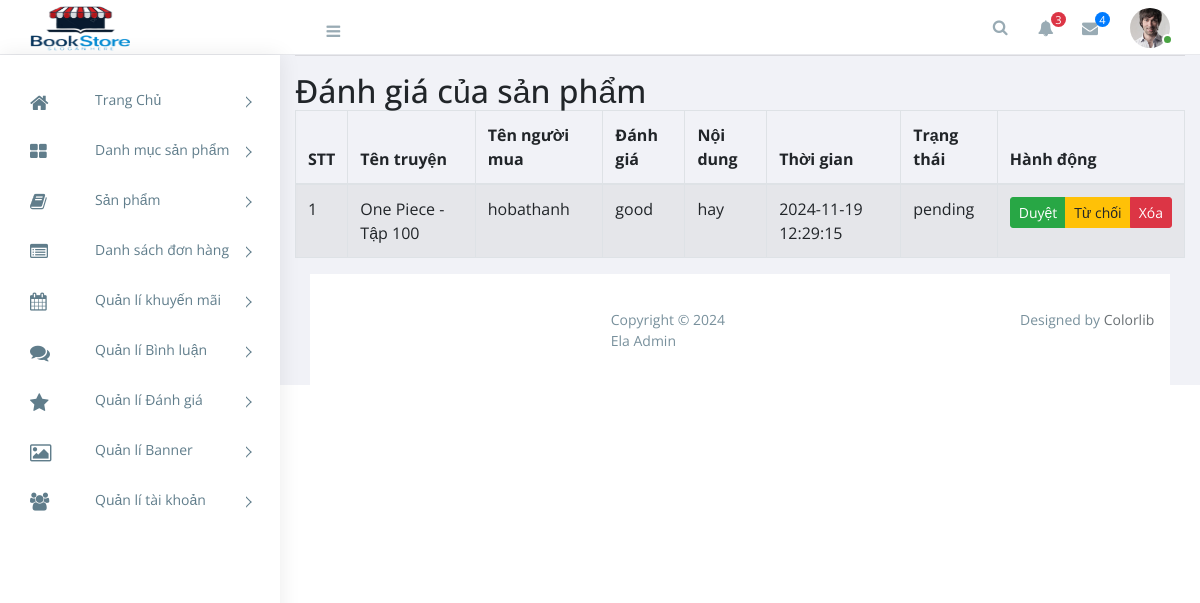
/admin/index.php?act=danh-gia, run on an earlier commit of the app's database.
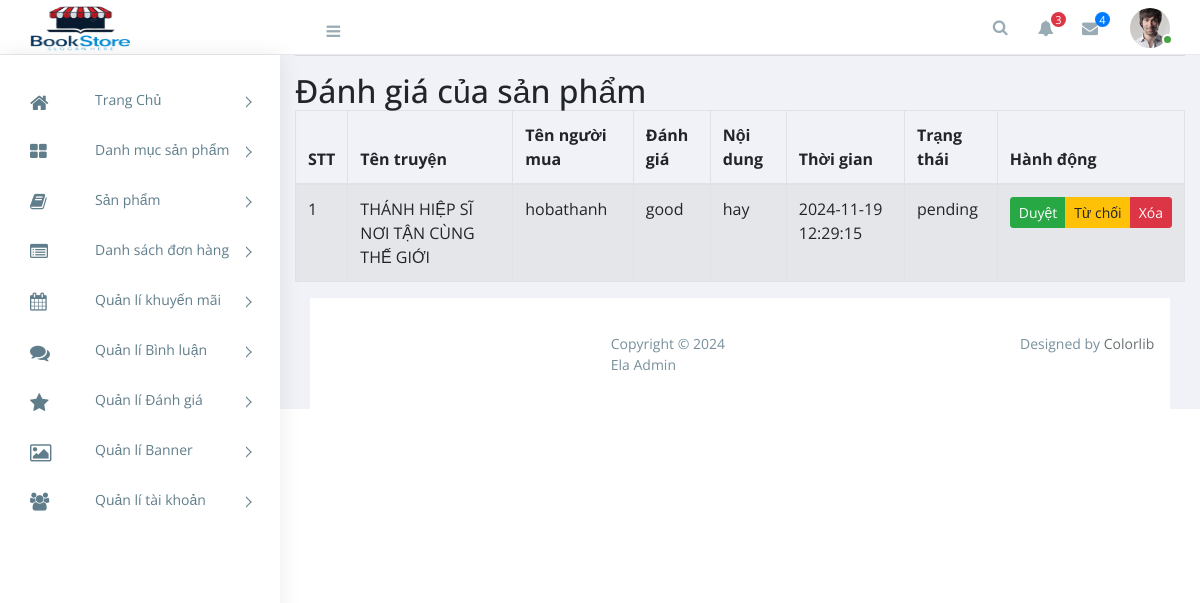
And on a later commit of the database.
### tables this page shows
CREATE TABLE `reviews` (
  `id` int NOT NULL,
  `comic_id` int NOT NULL,
  `user_id` int NOT NULL,
  `rating` enum('very_bad','bad','average','good','excellent') NOT NULL,
  `review_text` text NOT NULL,
  `created_at` timestamp NULL DEFAULT CURRENT_TIMESTAMP,
  `status` enum('pending','approved','rejected') DEFAULT 'pending'
);

CREATE TABLE `comics` (
  `id` int NOT NULL,
  `title` varchar(255) NOT NULL,
  `author_id` int DEFAULT NULL,
  `category_id` int DEFAULT NULL,
  `description` text,
  `publication_date` date DEFAULT NULL,
  `price` decimal(10,2) DEFAULT NULL,
  `original_price` decimal(10,2) NOT NULL DEFAULT '0.00',
  `stock_quantity` int DEFAULT NULL,
  `image` varchar(255) DEFAULT NULL,
  `created_at` timestamp NULL DEFAULT CURRENT_TIMESTAMP,
  `updated_at` timestamp NULL DEFAULT CURRENT_TIMESTAMP ON UPDATE CURRENT_TIMESTAMP
);

CREATE TABLE `users` (
  `id` int NOT NULL,
  `name` varchar(255) NOT NULL,
  `email` varchar(255) NOT NULL,
  `password` varchar(255) NOT NULL,
  `phone` varchar(15) NOT NULL,
  `avatar` varchar(255) NOT NULL,
  `role` enum('user','admin') DEFAULT 'user',
  `created_at` timestamp NULL DEFAULT CURRENT_TIMESTAMP,
  `updated_at` timestamp NULL DEFAULT CURRENT_TIMESTAMP ON UPDATE CURRENT_TIMESTAMP
);

### admin/controllers/BinhluanController.php (called while the page is built, shortened)
<?php
class AdminBinhluanController
{
   public $modelbinhluan;
   public function __construct(){
      $this->modelbinhluan = new AdminBinhluan();
   }
    public function listDanhgia(){
        $danhgias=$this->modelbinhluan->getalldanhgia();
        require './views/binhluan/listdanhgia.php';
    }
}

### commons/core.php (called while the page is built, shortened)
<?php
function connectDB() {
    $host = DB_HOST;
    $port = DB_PORT;
    $dbname = DB_NAME;
    try {
        $conn = new PDO("mysql:host=$host;port=$port;dbname=$dbname", DB_USERNAME, DB_PASSWORD);
        $conn->setAttribute(PDO::ATTR_ERRMODE, PDO::ERRMODE_EXCEPTION);
        $conn->setAttribute(PDO::ATTR_DEFAULT_FETCH_MODE, PDO::FETCH_ASSOC);
        return $conn;
    } catch (PDOException $e) {
        echo ("Connection failed: " . $e->getMessage());
    }
}
?>

### admin/models/AdminBinhluan.php (called while the page is built, shortened)
<?php
class AdminBinhluan{
    public $conn;
    public function __construct()
    {
        $this->conn=connectDB();
    }
    public function getalldanhgia(){
        try{
            $sql = "SELECT reviews.*, users.name, comics.title
                        FROM reviews
                        INNER JOIN users ON reviews.user_id = users.id
                        INNER JOIN comics ON reviews.comic_id = comics.id
                        "
                        ;
                $stmt = $this->conn->prepare($sql);
                $stmt->execute();
                return $stmt->fetchAll();
            } catch (Exception $e) {
                echo 'Lỗi: ' . $e->getMessage();
            }
        }
    }

### admin/views/binhluan/listdanhgia.php (the view)
<div class="col-12">
    <hr>
    <h2>Đánh giá của sản phẩm</h2>
    <div class="">
        <table id="example1" class="table table-bordered table-striped">
            <thead>
                <tr>
                    <th>STT</th>
                    <th>Tên truyện</th>
                    <th>Tên người mua</th>
                    <th>Đánh giá</th>
                    <th>Nội dung</th>
                    <th>Thời gian</th>
                    <th>Trạng thái</th>
                    <th>Hành động</th>
                </tr>
            </thead>
            <tbody>
                <?php foreach ($danhgias as $key => $danhgia) : ?>
                    <tr>
                        <td><?= $key + 1 ?></td>
                        <td>
                            <a>
                                <?= $danhgia['title'] ?>
                            </a>
                        </td>
                        <td><?= $danhgia['name'] ?></td>
                        <td><?= $danhgia['rating'] ?></td>
                        <td><?= $danhgia['review_text'] ?></td>
                        <td><?= $danhgia['created_at'] ?></td>
                        <td><?= $danhgia['status'] ?></td>
                        <td>
                            <div class="btn-group">
                                <a href="<?= BASE_URL_ADMIN . '?act=approve-danhgia&id=' .$danhgia['id']?>" class="btn btn-success btn-sm">Duyệt</a>
                                <a href="<?= BASE_URL_ADMIN . '?act=reject-danhgia&id=' .$danhgia['id']?>" class="btn btn-warning btn-sm">Từ chối</a>
                                <a href="<?= BASE_URL_ADMIN . '?act=delete-danhgia&id=' .$danhgia['id']?>" class="btn btn-danger btn-sm" onclick="return confirm('Bạn có chắc muốn xóa đánh giá này?');">Xóa</a>
                            </div>
                        </td>
                    </tr>
                <?php endforeach ?>
            </tbody>
        </table>
    </div>
</div>

What changed in the data, as far as the page shows it:
changed through a linked row, reviews "good": comic.title "One Piece - Tập 100" → "THÁNH HIỆP SĨ NƠI TẬN CÙNG THẾ GIỚI"
